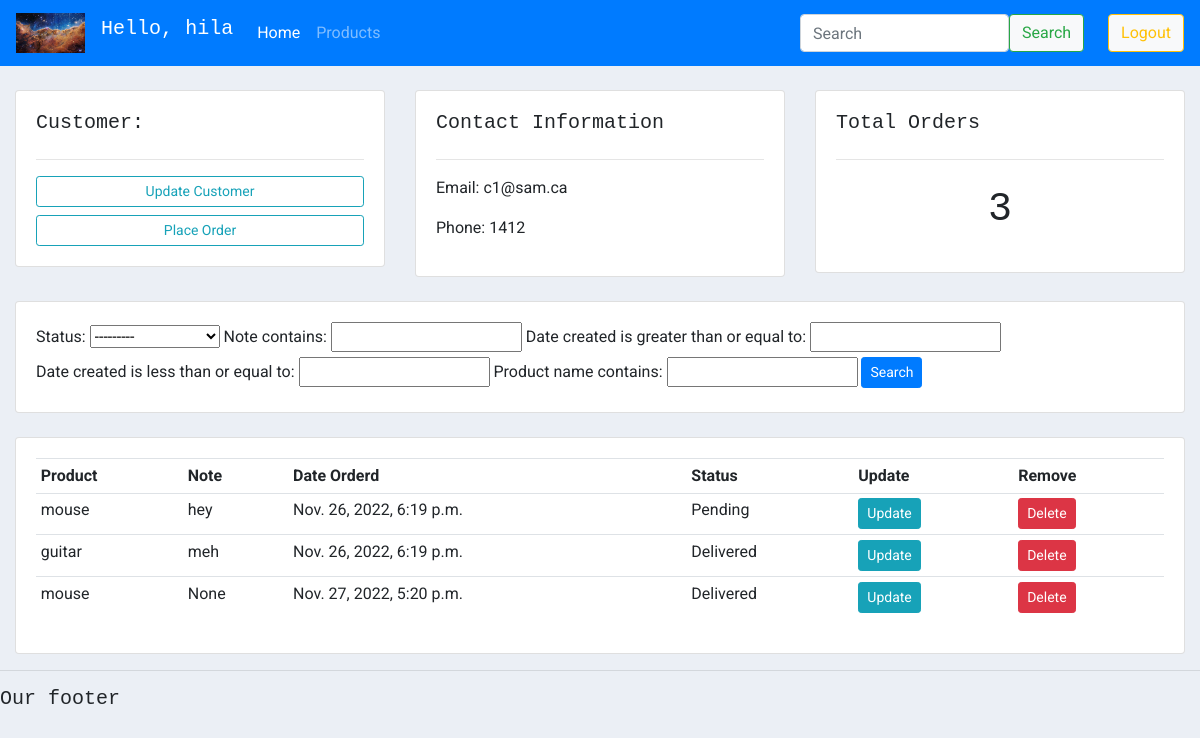
Screenshot of /customer-detail/1 (signed in) with the database file from the repository.
### website/models.py (models this page shows, shortened)
class Customer(models.Model):
	user = models.OneToOneField(User, null=True, blank=True, on_delete=models.CASCADE, related_name='customer')
	name = models.CharField(max_length=200, null=True)
	phone = models.CharField(max_length=200, null=True)
	email = models.EmailField(max_length=200, null=True)
	date_created = models.DateTimeField(auto_now_add=True, null=True)
	profile_pic = models.ImageField(default='profile.png' ,null=True, blank=True)

class Order(models.Model):
	STATUS = (
			('Pending', 'Pending'),
			('Out for delivery', 'Out for delivery'),
			('Delivered', 'Delivered'),
			)
	product = models.ForeignKey(Product, null=True, on_delete=models.SET_NULL, related_name = 'ordered')
	customer = models.ForeignKey(Customer, null=True, on_delete=models.SET_NULL, related_name = 'has_ordered')
	date_created = models.DateTimeField(auto_now_add=True, null=True)
	status = models.CharField(max_length=200, null=True, choices=STATUS)
	note = models.CharField(max_length=1000, null=True)

class Product(models.Model):
	CATEGORY = (
			('Indoor', 'Indoor'),
			('Out Door', 'Out Door'),
			)
	name = models.CharField(max_length=200, null=True)
	price = models.FloatField(null=True)
	category = models.CharField(max_length=200, null=True, choices=CATEGORY)
	description = models.CharField(max_length=200, null=True, blank=True)
	date_created = models.DateTimeField(auto_now_add=True, null=True)
	tags = models.ManyToManyField(Tag)
	def __str__(self):
		return self.name

### website/decorators.py (the view)
        def wrapper(request, *args, **kwargs):
            group = None
            if request.user.groups:
                group = request.user.groups.all()[0].name
            if group in allowed_roles:
                return view_func(request, *args, **kwargs)
            else:
                return HttpResponse('Your are not allowed to view this page!')

### website/views.py (called while the page is built)
@login_required(login_url='login')
@allowed_users(allowed_roles=['admin'])
def customerDetail(request, id):
    customer = Customer.objects.get(id=id)
    orders = customer.has_ordered.all()
    order_count = orders.count()
    myFilter = OrderFilter(request.GET, queryset=orders)
    orders = myFilter.qs #queryset
    context = {
        'customer': customer,
        'orders': orders,
        'order_count': order_count,
        'myFilter': myFilter
    }
    return render(request, 'website/customer.html', context)

### website/templates/website/customer.html
{%  extends 'website/layout_main.html' %}
{% block content %}
<br>
<div class="row">
	<div class="col-md">
		<div class="card card-body">
			<h5>Customer:</h5>
			<hr>
			<a class="btn btn-outline-info  btn-sm btn-block" href="">Update Customer</a>
			<a class="btn btn-outline-info  btn-sm btn-block" href="{% url 'create_order' customer.id %}">Place Order</a>
		</div>
	</div>
	<div class="col-md">
		<div class="card card-body">
			<h5>Contact Information</h5>
			<hr>
			<p>Email: {{customer.email}}</p>
			<p>Phone: {{customer.phone}}</p>
		</div>
	</div>
	<div class="col-md">
		<div class="card card-body">
			<h5>Total Orders</h5>
			<hr>
			<h1 style="text-align: center;padding: 10px">{{order_count}}</h1>
		</div>
	</div>
</div>
<br>
<div class="row">
	<div class="col">
		<div class="card card-body">
			<form method="get">
				{{myFilter.form}}
		    <button class="btn btn-sm btn-primary" type="submit">Search</button>
		  </form>
		</div>
	</div>
</div>
<br>
<div class="row">
	<div class="col-md">
		<div class="card card-body">
			<table class="table table-sm">
				<tr>
					<th>Product</th>
					<th>Note</th>
					<th>Date Orderd</th>
					<th>Status</th>
					<th>Update</th>
					<th>Remove</th>
				</tr>
				{% for order in orders %}
				<tr>
					<td>{{order.product}}</td>
					<td>{{order.note}}</td>
					<td>{{order.date_created}}</td>
					<td>{{order.status}}</td>
					<td><a class="btn btn-sm btn-info" href="{% url 'update_order' order.id %}">Update</a></td>
					<td><a class="btn btn-sm btn-danger" href="{% url 'delete_order' order.id %}">Delete</a></td>
				</tr>
				{% endfor %}
			</table>
		</div>
	</div>
</div>
{% endblock %}

### website/templates/website/navbar.html (shortened to what this page needs)
{% load static %}
<nav class="navbar navbar-expand-lg navbar-dark bg-primary">
    <a class="navbar-brand" href="{% url 'home' %}"><img style="height: 40px; width: auto;" src="{% static 'images/logo.png' %}" alt="Hi"></a>
    <h2 class="navbar-brand">Hello, {{ user }}</h2>
    <div class="collapse navbar-collapse" id="navbarScroll">
      <ul class="navbar-nav mr-auto my-2 my-lg-0 navbar-nav-scroll" style="max-height: 100px;">
        <li class="nav-item active">
          <a class="nav-link" href="{% url 'home' %}">Home <span class="sr-only">(current)</span></a>
        </li>
        {% if user.is_staff %}
        <li class="nav-item">
          <a class="nav-link" href="{% url 'products' %}">Products</a>
        </li>
        {% else %}
        <li class="nav-item">
          <a class="nav-link" href="{% url 'setting' %}">Settings</a>
        </li>
        {% endif %}
    </ul>
    <form class="form-inline my-2 my-lg-0">
        <input class="form-control my-2 my-lg-0 ml-lg-4" type="search" placeholder="Search" aria-label="Search">
        <button class="btn btn-light btn-outline-success my-2 my-sm-0" type="submit">Search</button>
    </form>
    <form class="form-inline my-2 my-lg-0 ml-lg-4" method="post" action="{% url 'logout' %}">
        <input class="btn btn-light btn-outline-warning my-2 my-sm-0" type="submit" value="Logout">
    </form>
  </div>
</nav>

### website/templates/website/layout_main.html (style rules this page uses)
body { background-color: #ebeff5; font-family: 'Roboto', sans-serif; }
h1, h2, h3, h4, h5 { font-family: monaco,Consolas,Lucida Console,monospace; }

### rows the page displays
Customer: email "c1@sam.ca", phone "1412"
Order: product "mouse", note "hey", date_created "Nov. 26, 2022, 6:19 p.m.", status "Pending"
Order: product "guitar", note "meh", date_created "Nov. 26, 2022, 6:19 p.m.", status "Delivered"
Order: product "mouse", note "None", date_created "Nov. 27, 2022, 5:20 p.m.", status "Delivered"

### other values shown
{{ user }} "hila"
{{ order_count }} "3"
